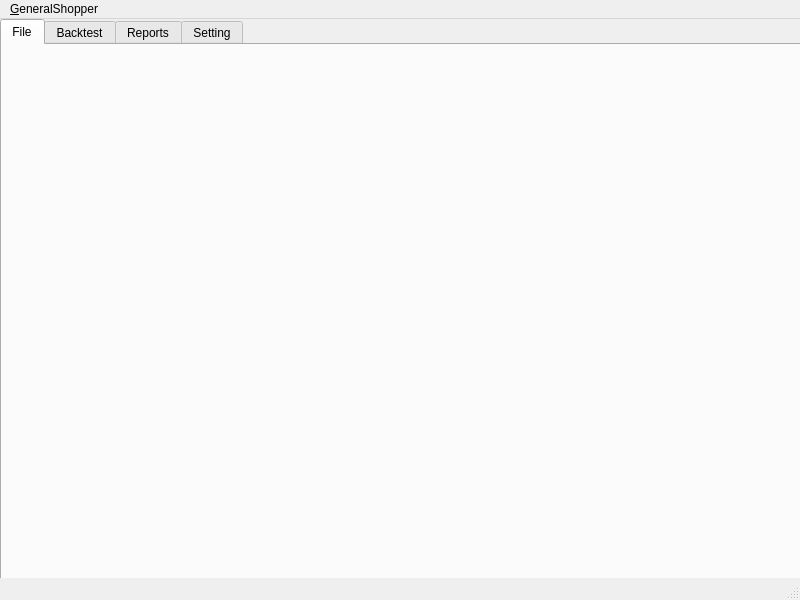
<?xml version="1.0" encoding="UTF-8"?>
<ui version="4.0">
 <class>MainWindow</class>
 <widget class="QMainWindow" name="MainWindow">
  <property name="geometry">
   <rect>
    <x>0</x>
    <y>0</y>
    <width>800</width>
    <height>600</height>
   </rect>
  </property>
  <property name="windowTitle">
   <string>MainWindow</string>
  </property>
  <widget class="QWidget" name="centralwidget">
   <widget class="QTabWidget" name="tabWidget">
    <property name="geometry">
     <rect>
      <x>0</x>
      <y>0</y>
      <width>801</width>
      <height>581</height>
     </rect>
    </property>
    <property name="currentIndex">
     <number>0</number>
    </property>
    <widget class="QWidget" name="tab_3">
     <attribute name="title">
      <string>File</string>
     </attribute>
    </widget>
    <widget class="QWidget" name="tab">
     <attribute name="title">
      <string>Backtest</string>
     </attribute>
     <widget class="QPushButton" name="pushButton_3">
      <property name="geometry">
       <rect>
        <x>240</x>
        <y>250</y>
        <width>241</width>
        <height>25</height>
       </rect>
      </property>
      <property name="text">
       <string>Update Data</string>
      </property>
     </widget>
     <widget class="QPushButton" name="pushButton_2">
      <property name="geometry">
       <rect>
        <x>240</x>
        <y>214</y>
        <width>241</width>
        <height>21</height>
       </rect>
      </property>
      <property name="text">
       <string>Moving Average</string>
      </property>
     </widget>
     <widget class="QPushButton" name="pushButton">
      <property name="geometry">
       <rect>
        <x>240</x>
        <y>170</y>
        <width>241</width>
        <height>25</height>
       </rect>
      </property>
      <property name="text">
       <string>Hedge Strategy</string>
      </property>
     </widget>
     <widget class="QLabel" name="label">
      <property name="geometry">
       <rect>
        <x>240</x>
        <y>50</y>
        <width>331</width>
        <height>51</height>
       </rect>
      </property>
      <property name="text">
       <string>TRADING STRATEGY BACKTESTER</string>
      </property>
     </widget>
    </widget>
    <widget class="QWidget" name="tab_4">
     <attribute name="title">
      <string>Reports</string>
     </attribute>
    </widget>
    <widget class="QWidget" name="tab_2">
     <attribute name="title">
      <string>Setting</string>
     </attribute>
    </widget>
   </widget>
  </widget>
  <widget class="QMenuBar" name="menubar">
   <property name="geometry">
    <rect>
     <x>0</x>
     <y>0</y>
     <width>800</width>
     <height>22</height>
    </rect>
   </property>
   <widget class="QMenu" name="menuGeneralShopper">
    <property name="title">
     <string>&amp;GeneralShopper</string>
    </property>
    <addaction name="separator"/>
   </widget>
   <addaction name="menuGeneralShopper"/>
  </widget>
  <widget class="QStatusBar" name="statusbar"/>
 </widget>
 <resources/>
 <connections/>
</ui>
